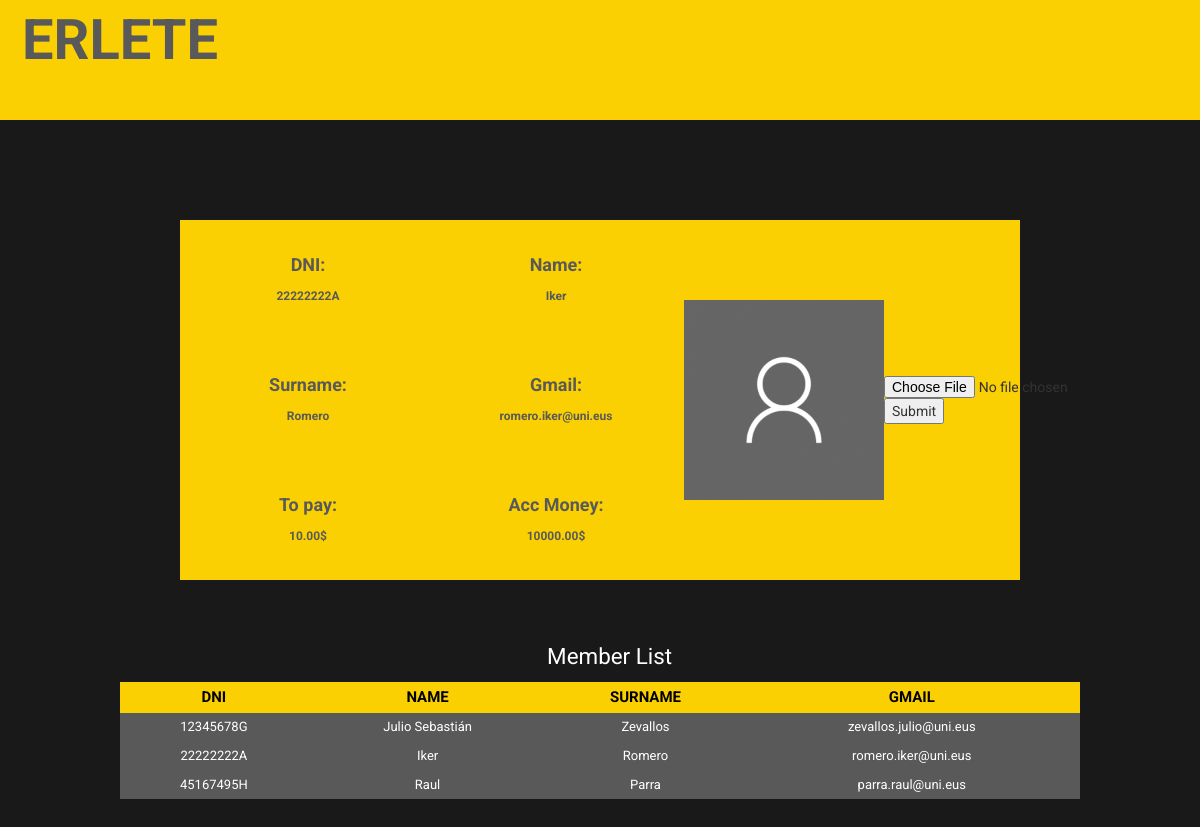
/account.php (signed in), run on the app's committed database.
### tables this page shows
CREATE TABLE `personas` (
  `dni` varchar(9) NOT NULL,
  `nombre` varchar(15) NOT NULL,
  `apellido` varchar(25) NOT NULL,
  `gmail` varchar(50) NOT NULL,
  `contraseña` varchar(50) NOT NULL,
  `admin` tinyint(1) NOT NULL,
  `dinero_pagar` decimal(65,2) NOT NULL,
  `dinero_cuenta` decimal(65,2) NOT NULL,
  `foto` varchar(100) NOT NULL DEFAULT 'resources/images/perfiles/perfil.png',
  `cambio_contraseña` datetime DEFAULT '2018-01-01 00:00:00'
);

### web/account.php (the view, shortened to what this page needs)
<!DOCTYPE html>
<html>
	  <head>
  				<link rel="stylesheet" href="https://maxcdn.bootstrapcdn.com/bootstrap/3.4.1/css/bootstrap.min.css">
				<link rel="stylesheet" href="css.css">
			</head>
	  <body>
					<div class="title">
						<p class="titletext">ERLETE</p>
					</div>
	   			<div class="bgdiv">
	   						<div class="photodiv">
								<?php
				    			if (isset($_SESSION['erablitzailea_a_g'])) {
					    			$dni = $_SESSION['erablitzailea_a_g'];
									$link =  ConnectDataBase();
									$result3=mysqli_query($link, "select Foto from Personas where dni = '$dni'");
									$imprimir=mysqli_fetch_array($result3);
									?>
								<img  class="photoacc" src="<?php echo $imprimir['Foto']; ?>">
								<form action="upload.php" method="POST" enctype="multipart/form-data">
									<input type='file' name="imagen">
									<input type="submit">
								</form>
	  	 			<?php
					$result=mysqli_query($link, "select nombre,apellido,gmail,dinero_pagar,dinero_cuenta from Personas where dni = '$dni'");
					$imprimir = mysqli_fetch_array($result);
					?>
					</div>
						<div class="bgacc">
						<div class="campoacc">
								<p class="textstyleacc">DNI:</p>
							<?php
								echo $dni;
							?>
						</div>
						<div class="campoacc">
								<p class="textstyleacc">Name:</p>
							<?php
								echo $imprimir['nombre'];
							?>
						</div>
					</div>
					<div class="bgacc">
						<div class="campoacc">
								<p class="textstyleacc">Surname:</p>
							<?php
								echo $imprimir['apellido'];
							?>
						</div>
						<div class="campoacc">
								<p class="textstyleacc">Gmail:</p>
							<?php
								echo $imprimir['gmail'];
							?>
						</div>
					</div>
					<div class="bgacc">
						<div class="campoacc">
								<p class="textstyleacc">To pay:</p>
							<?php
								echo  $imprimir['dinero_pagar'] . "$";
							?>
						</div>
						<div class="campoacc">
								<p class="textstyleacc">Acc Money:</p>
							<?php
								echo $imprimir['dinero_cuenta']. "$";
							?>
						</div>
					</div>
	   			</div>
					<div class="tableaccdiv">
						<p class="texttitle">Member List</p>
						<table class="tableacc">
							<thead>
									<tr>
										<th>DNI</th>
										<th>NAME</th>
										<th>SURNAME</th>
										<th>GMAIL</th>
									</tr>
							</thead>
					<?php
						$result2 =mysqli_query($link, "select dni,nombre,apellido,gmail,dinero_pagar,dinero_cuenta from Personas");
						while($imprimir2 = mysqli_fetch_array($result2)){
							if ($result2->num_rows > 0) {
							  	?>
										<tbody>
											<tr>
												<td>
													<?php
														echo $imprimir2['dni'];
													?>
												</td>
												<td>
													<?php
														echo $imprimir2['nombre'];
													?>
												</td>
												<td>
													<?php
														echo $imprimir2['apellido'];
													?>
												</td>
												<td>
													<?php
														echo $imprimir2['gmail'];
													?>
												</td>
											</tr>
										</tbody>
								<?php
							} else {
							  echo "0 results";
							}
						}
						?>
					</div>
				<?php
					} else{
						echo "You are not logged in";
					}
		?>
	  </body>
</html>

### web/css.css (style rules this page uses)
body { margin:0; font-family: 'Roboto', sans-serif; background-color: #191919; -ms-overflow-style: none; scrollbar-width: none; }
.title { text-align: center; background-color:#FAD002; height: 15vh; margin:0px; padding:0px; width: 100% }
.titletext { font-size: 400%; text-decoration: none; font-weight: bold; color: #595959; width: 20%; }
form { margin-block-end:0; }
.campoacc { width: 20vw; height: 15vh; padding-top: 4vh; color: #595959; font-weight: bold; text-align: center; }
.textstyleacc { font-size: 150%; }
.bgacc { display:flex; flex-direction:row; justify-content: space-evenly; font-size: 1.5vh; width:60%; }
table.tableacc { background-color: #595959; width: 100%; height: 200%; text-align: center; border-collapse: collapse; }
table.tableacc td, table.tableacc th { border: 0px solid #000000; padding: 5px 4px; }
table.tableacc tbody td { font-size: 13px; color: #FFFFFF; }
table.tableacc thead { background: #FAD002; }
table.tableacc thead th { font-size: 15px; font-weight: bold; color: #000000; text-align: center; }
.tableaccdiv { width: 80%; margin:10%; margin-top: 5%; }
.texttitle { color: white; font-size: 160%; margin-left:2%; text-align: center; }
.bgdiv { margin-top:5%; background-color: #FAD002; width: 70%; margin-left: 15%; }
.photodiv { display: flex; flex-direction: center; align-items:center; width: 40%; height: 45vh; float:right; }
.photoacc { width: 25vh; height: 25vh; }

### data on the page
personas: foto (picture), nombre "Iker", apellido "Romero", gmail "romero.iker@uni.eus", dinero_pagar "10.00", dinero_cuenta "10000.00", dni "22222222A"
personas: dni "12345678G", nombre "Julio Sebastián", apellido "Zevallos", gmail "zevallos.julio@uni.eus"
personas: dni "45167495H", nombre "Raul", apellido "Parra", gmail "parra.raul@uni.eus"

### other printed values
$dni "22222222A"
